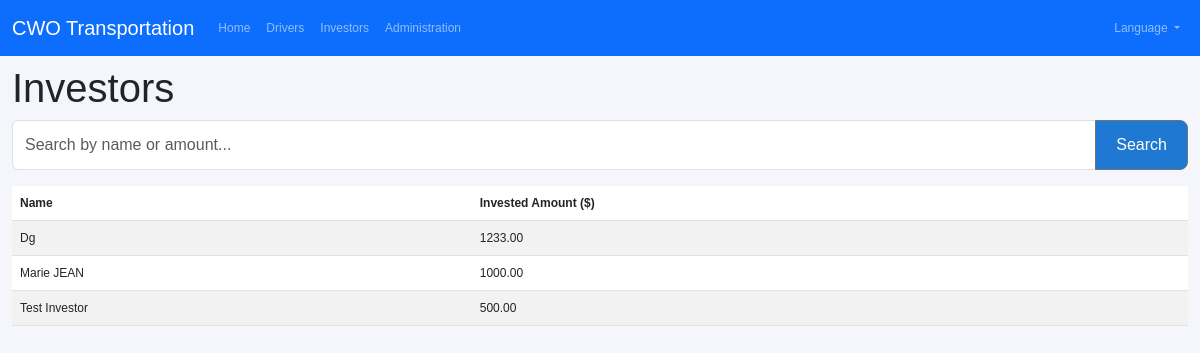
The app's page /investisseurs with its own data.
### app.py (models this page shows)
class Investisseur(db.Model):
    id = db.Column(db.Integer, primary_key=True)
    nom = db.Column(db.String(100))
    montant = db.Column(db.Float)

### app.py (the view)
@app.route('/investisseurs')
def investisseurs():
    search = request.args.get('search', '')
    if search:
        data = Investisseur.query.filter(
            (Investisseur.nom.contains(search)) |
            (Investisseur.montant.cast(db.String).contains(search))
        ).all()
    else:
        data = Investisseur.query.all()
    return render_template('investisseurs.html', data=data, search=search)

### app.py (called while the page is built)
def get_locale():
    return g.get('lang_code', app.config['BABEL_DEFAULT_LOCALE'])

@app.before_request
def before_request():
    if 'lang' in request.args:
        session['lang'] = request.args.get('lang')
    g.lang_code = session.get('lang', app.config['BABEL_DEFAULT_LOCALE'])
    if g.lang_code not in app.config['LANGUAGES']:
        g.lang_code = app.config['BABEL_DEFAULT_LOCALE']

### templates/investisseurs.html (shortened to what this page needs)
{% extends "base.html" %}
{% block content %}
<h1>{{ _('Investors') }}</h1>
<form method="GET" class="mb-3">
  <div class="input-group">
    <input type="text" name="search" class="form-control" placeholder="{{ _('Search by name or amount...') }}" value="{{ search }}">
    <button type="submit" class="btn btn-outline-secondary">{{ _('Search') }}</button>
  </div>
</form>
<table class="table table-striped table-responsive">
  <thead>
    <tr>
      <th>{{ _('Name') }}</th>
      <th>{{ _('Invested Amount ($)') }}</th>
    </tr>
  </thead>
  <tbody>
    {% for i in data %}
    <tr>
      <td>{{ i.nom }}</td>
      <td>{{ "%.2f"|format(i.montant) }}</td>
    </tr>
    {% endfor %}
  </tbody>
</table>
{% endblock %}

### static/style.css (style rules this page uses)
body { font-family: Arial, sans-serif; margin: 0; background: #f4f6fb; font-size: 12px; }
.btn { display: inline-block; padding: 12px 20px; background: #1f78d1; color: white; border-radius: 8px; text-decoration: none; }

### records on screen
Investisseur: nom "Dg", montant "1233.00"
Investisseur: nom "Marie JEAN", montant "1000.00"
Investisseur: nom "Test Investor", montant "500.00"
